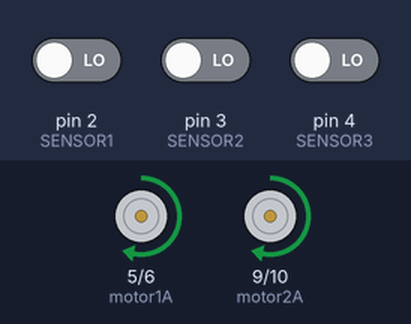
Bench run of a sketch on a simulated Arduino Uno, built with avr-gcc and run on an emulated ATmega328P. Parts: motor-driver pin pairs drawn as motors (green arrow = first pin HIGH = forward, orange = second pin HIGH = backward, longer = more drive). The test bench sets the inputs (shaded band); at power-on: pin 2 (SENSOR1) LOW, pin 4 (SENSOR3) LOW, pin 3 (SENSOR2) LOW. What the sketch prints to the serial monitor is not drawn.

Above: at 1.2 s.
1.3 s: pin 2 (SENSOR1) driven HIGH
At 2.5 s:
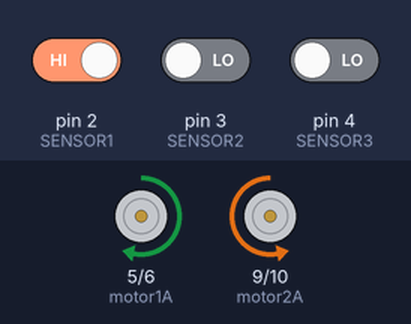
2.8 s: pin 4 (SENSOR3) driven HIGH
At 4.1 s:
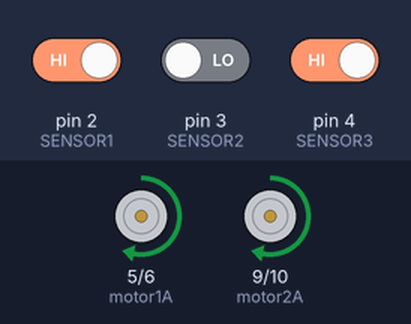
5.8 s: pin 3 (SENSOR2) driven HIGH
At 6.5 s:
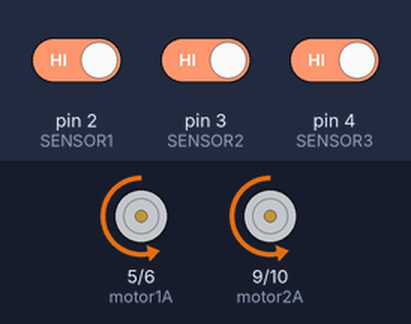
7.4 s: pin 2 (SENSOR1) driven LOW
At 8.6 s:
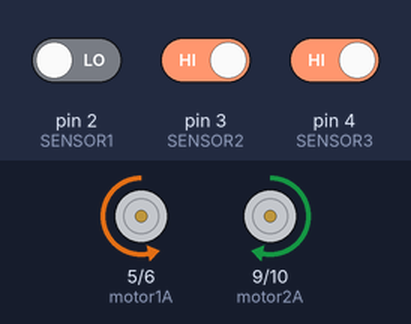
Timing chart, 0 to 10.0 s (numbered marks = the images above; inputs shaded):
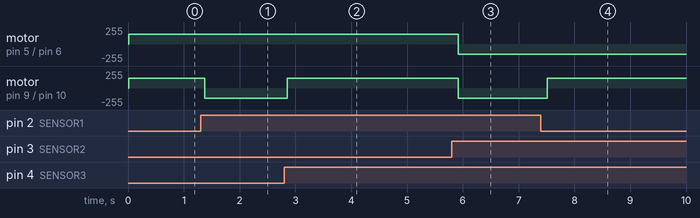

The sketch:

sensor2.ino
```cpp
#define SENSOR1 2 // SENSOR1의 핀 2번을 저장(제일 왼쪽)
#define SENSOR2 3 // SENSOR2의 핀 3번을 저장 (가운데 센서)
#define SENSOR3 4 // SENSOR3의 핀 4번을 저장 (제일 오른쪽)
#define motor1A 5 // motor1A (전진이 아닐경우, 5,6번 서로 교체)
#define motor1B 6 // motor1B (전진이 아닐경우, 5,6번 서로 교체)
#define motor2A 9 // motor2A (전진이 아닐경우, 9,10번 서로 교체)
#define motor2B 10 // motor2B (전진이 아닐경우, 9,10번 서로 교체)

void setup() {
  // put your setup code here, to run once:
  pinMode(SENSOR1, INPUT);
  pinMode(motor1A, OUTPUT); // motor1 : 왼쪽 모터
  pinMode(motor1B, OUTPUT); // motor2 : 오른쪽 모터
  pinMode(motor2A, OUTPUT);
  pinMode(motor2B, OUTPUT);
  Serial.begin(9600);
}

void loop() {
  // put your main code here, to run repeatedly:
  int s1 = digitalRead(SENSOR1); // SENSOR1의 상태값 저장
  int s2 = digitalRead(SENSOR2); // SENSOR2의 상태값 저장
  int s3 = digitalRead(SENSOR3); // SENSOR3의 상태값 저장
  Serial.print("왼쪽 조도센서: ");
  Serial.print(s1);
  Serial.print(", 가운데 조도센서: ");
  Serial.print(s2);
  Serial.print(", 오른쪽 조도센서: ");
  Serial.println(s3);

  if (s1 == HIGH && s3 == LOW){
    // 조도센서 왼쪽은 HIGH 그리고 오른쪽은 LOW일 때 (왼쪽에 선)
    analogWrite(motor1A, 150); // 전진
    analogWrite(motor1B, 0);
    analogWrite(motor2A, 0);
    analogWrite(motor2B, 150); // 후진
    // 우회전
    delay(100);
  }

  else if ((s1 == LOW && s3 == HIGH)) {
    // 조도센서 왼쪽은 LOW 그리고 오른쪽은 HIGH일 때 (오른쪽에 선)
    analogWrite(motor1A, 0);
    analogWrite(motor1B, 150); // 후진
    analogWrite(motor2A, 150); // 전진
    analogWrite(motor2B, 0);
    // 좌회전
    delay(100);
  }

  else if ((s1 == HIGH && s2 == HIGH && s3 == HIGH)) {
    // 바로 앞에 선이 있을 때
    analogWrite(motor1A, 0);
    analogWrite(motor1B, 150); // 후진
    analogWrite(motor2A, 0);
    analogWrite(motor2B, 150); // 후진
    // 뒤로 후진
    delay(100);
  }

  else {
    // 위의 두 경우가 아닐 때
    analogWrite(motor1A, 150); // 전진
    analogWrite(motor1B, 0);
    analogWrite(motor2A, 150); // 전진
    analogWrite(motor2B, 0);
    // 앞으로 전진
    delay(100);
  }

}
```

Measured:
- after the input at 1.3 s, motor on pin 9 (motor2A) / pin 10 (motor2B): forward 150/255 → backward 150/255 after 0.08 s
- after the input at 2.8 s, motor on pin 9 (motor2A) / pin 10 (motor2B): backward 150/255 → forward 150/255 after 0.05 s
- after the input at 5.8 s, motor on pin 5 (motor1A) / pin 6 (motor1B), motor on pin 9 (motor2A) / pin 10 (motor2B): forward 150/255 → backward 150/255 after 0.12 s
- after the input at 7.4 s, motor on pin 9 (motor2A) / pin 10 (motor2B): backward 150/255 → forward 150/255 after 0.11 s
